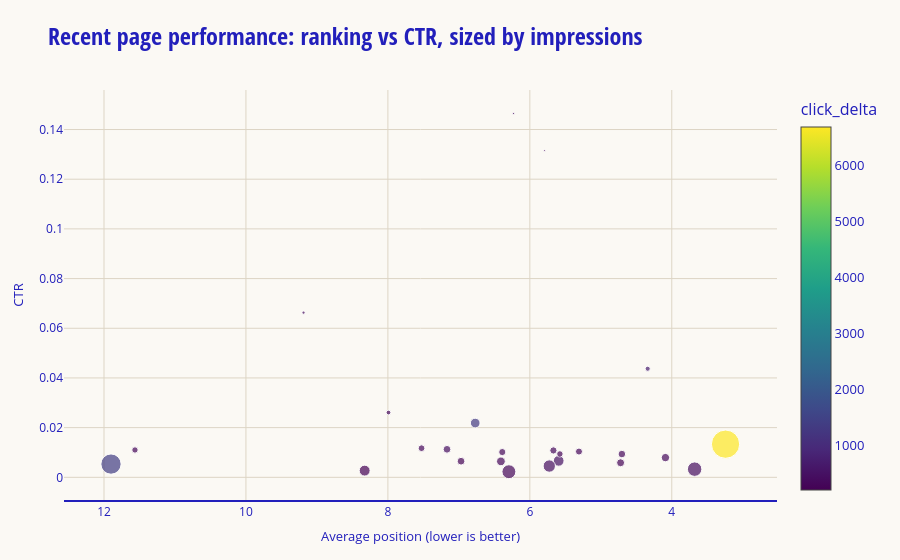

Source (notebook cell):
### Markdown cell above
## Chart 2: Ranking vs CTR snapshot

This scatterplot compares ranking quality and click-through performance in the recent window.

Why this helps:
- Find pages with decent rankings but weak CTR (snippet/message opportunity).
- Find pages with strong CTR but weaker rankings (SEO discoverability opportunity).

How to read it:
- Further left = better average position.
- Higher = better CTR.
- Bigger bubbles = higher impressions.
- Color shows click change vs prior window (`click_delta`).

### Code cell
# Ranking vs demand snapshot (recent window)
fig_scatter = px.scatter(
    page_movers,
    x="recent_avg_position",
    y="recent_ctr",
    size="recent_impressions",
    color="click_delta",
    hover_data=["page_path", "recent_clicks", "prior_clicks", "impression_delta", "position_delta"],
    template="lifeline",
    title="Recent page performance: ranking vs CTR, sized by impressions",
)
fig_scatter.update_xaxes(autorange="reversed", title="Average position (lower is better)")
fig_scatter.update_yaxes(title="CTR")
lifeline_theme.add_lifeline_logo(fig_scatter)
fig_scatter.show()

### Figure 1 — Plotly figure (JSON) as saved in the notebook; plotly's stock layout.template omitted (floating-point values rounded to 4 significant figures)
{"data": [{"customdata": [["/get-help/national-services/national-alcohol-other-drug-hotline", 6686, 0, 500932, 3.243], ["/chat", 1375, 0, 257980, 11.9], ["/get-help/support-toolkit/topics/self-harm", 1285, 0, 58829, 6.77], ["/get-involved/volunteer/volunteer-as-a-crisis-supporter", 713, 0, 16314, 4.339], ["/get-help/support-toolkit/techniques-and-guides/how-to-do-a-digital-detox", 479, 0, 72188, 5.594], ["/get-help/support-toolkit/techniques-and-guides/managing-intrusive-thoughts", 433, 0, 95366, 5.726], ["/131114", 431, 0, 131033, 3.678], ["/get-help/support-toolkit/tools-and-apps/i-am-sober", 424, 0, 37602, 7.167], ["/get-help/support-toolkit/safety-planning/beyond-now", 408, 0, 6155, 9.188], ["/about/careers", 396, 0, 2704, 6.23], ["/get-help/support-toolkit/tools-and-apps/daybreak", 370, 0, 14189, 7.991], ["/get-help/support-toolkit/tools-and-apps/rain-rain-sleep-sounds", 351, 0, 32441, 5.668], ["/about-us/our-services", 342, 0, 43113, 4.089], ["/get-help/im-worried-about-someone", 337, 0, 35978, 4.703], ["/about/find-a-lifeline-centre-near-you", 333, 0, 28416, 7.526], ["/get-help/support-toolkit/techniques-and-guides/acceptance-and-commitment-therapy-act", 327, 0, 32154, 6.388], ["/get-help/national-services/kids-helpline", 321, 0, 30966, 5.308], ["/get-help/support-toolkit/techniques-and-guides/finding-relief-through-grounding-techniques", 307, 0, 47825, 6.407], ["/get-help/support-toolkit/tools-and-apps/beyond-now-safety-planning", 282, 0, 2144, 5.792], ["/get-involved/donate/donate-to-lifeline", 279, 0, 25346, 11.56], ["/get-help/support-toolkit/techniques-and-guides/self-care-for-mental-health-and-wellbeing", 273, 0, 121205, 6.295], ["/get-help/support-toolkit/techniques-and-guides/journaling-your-thoughts-and-feelings", 246, 0, 26139, 5.577], ["/text", 243, 0, 37440, 6.969], ["/about/contact-us", 234, 0, 39921, 4.721], ["/get-help/support-toolkit/techniques-and-guides/understanding-and-managing-anger", 201, 0, 74445, 8.327]], "hovertemplate": "recent_avg_position=%{x}<br>recent_ctr=%{y}<br>recent_impressions=%{marker.size}<br>page_path=%{customdata[0]}<br>recent_clicks=%{customdata[1]}<br>prior_clicks=%{customdata[2]}<br>impression_delta=%{customdata[3]}<br>position_delta=%{customdata[4]}<br>click_delta=%{marker.color}<extra></extra>", "legendgroup": "", "marker": {"color": [6686, 1375, 1285, 713, 479, 433, 431, 424, 408, 396, 370, 351, 342, 337, 333, 327, 321, 307, 282, 279, 273, 246, 243, 234, 201], "coloraxis": "coloraxis", "size": [500932, 257980, 58829, 16314, 72188, 95366, 131033, 37602, 6155, 2704, 14189, 32441, 43113, 35978, 28416, 32154, 30966, 47825, 2144, 25346, 121205, 26139, 37440, 39921, 74445], "sizemode": "area", "sizeref": 1252.0, "symbol": "circle"}, "mode": "markers", "name": "", "orientation": "v", "showlegend": false, "type": "scatter", "x": [3.243, 11.9, 6.77, 4.339, 5.594, 5.726, 3.678, 7.167, 9.188, 6.23, 7.991, 5.668, 4.089, 4.703, 7.526, 6.388, 5.308, 6.407, 5.792, 11.56, 6.295, 5.577, 6.969, 4.721, 8.327], "xaxis": "x", "y": [0.01335, 0.00533, 0.02184, 0.0437, 0.006635, 0.00454, 0.003289, 0.01128, 0.06629, 0.1464, 0.02608, 0.01082, 0.007933, 0.009367, 0.01172, 0.01017, 0.01037, 0.006419, 0.1315, 0.01101, 0.002252, 0.009411, 0.00649, 0.005862, 0.0027], "yaxis": "y"}], "layout": {"coloraxis": {"colorbar": {"title": {"text": "click_delta"}}, "colorscale": [[0, "#440154"], [0.1111, "#482878"], [0.2222, "#3e4989"], [0.3333, "#31688e"], [0.4444, "#26828e"], [0.5556, "#1f9e89"], [0.6667, "#35b779"], [0.7778, "#6ece58"], [0.8889, "#b5de2b"], [1, "#fde725"]]}, "legend": {"itemsizing": "constant", "tracegroupgap": 0}, "title": {"text": "Recent page performance: ranking vs CTR, sized by impressions"}, "xaxis": {"anchor": "y", "autorange": "reversed", "domain": [0, 1], "title": {"text": "Average position (lower is better)"}}, "yaxis": {"anchor": "x", "domain": [0, 1], "title": {"text": "CTR"}}}}
